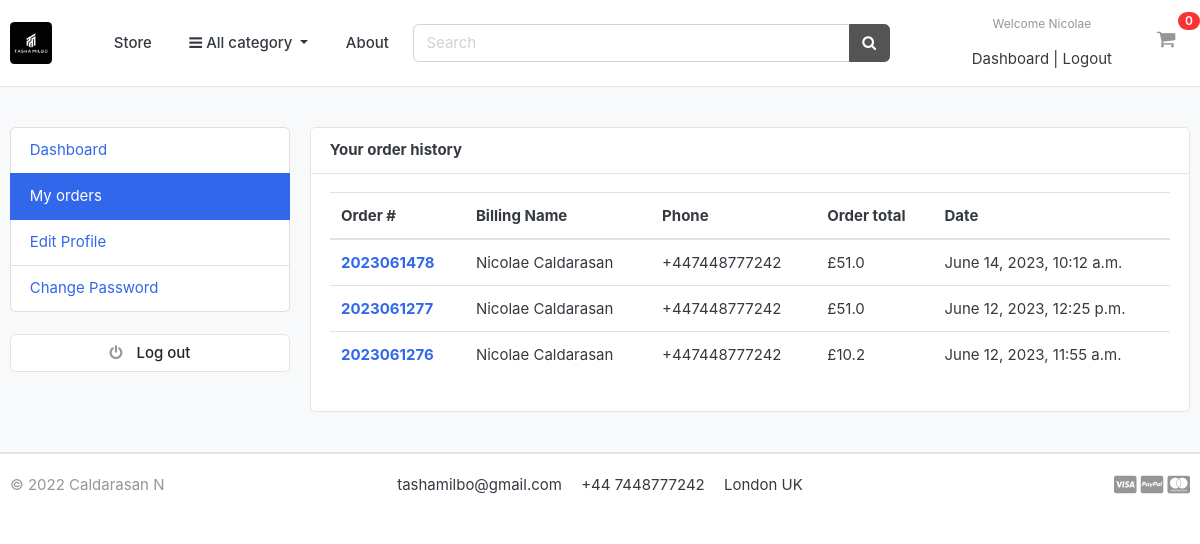
/accounts/my_orders/ (signed in), run on an earlier commit of the app's database.
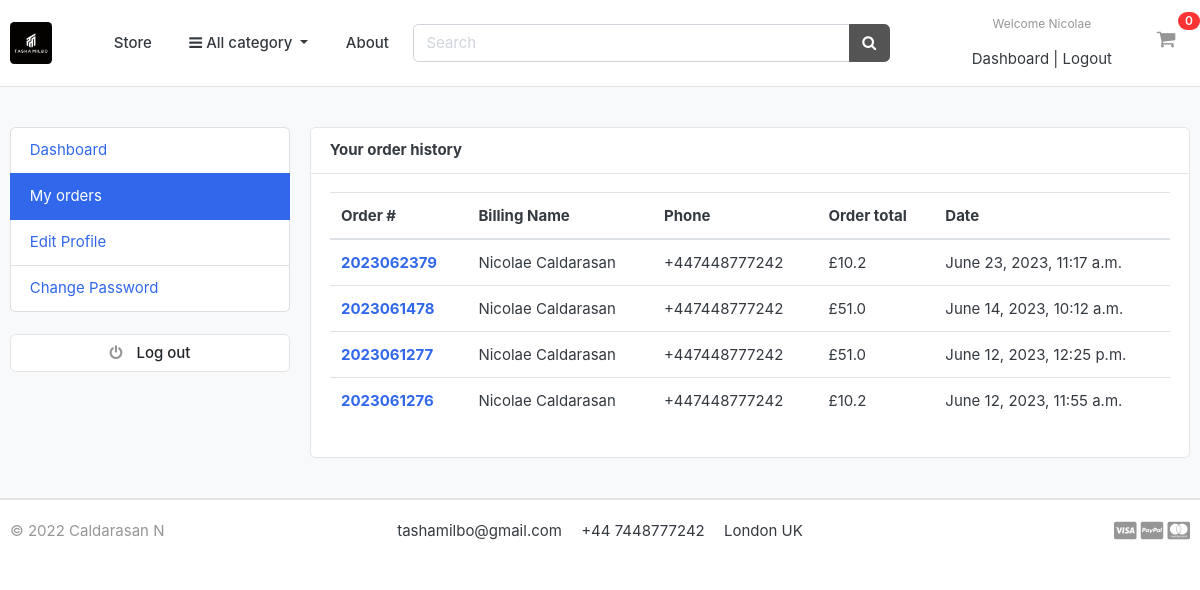
And on a later commit of the database.
### orders/models.py (models this page shows, shortened)
class Order(models.Model):
    STATUS = (
        ('New', 'New'),
        ('Accepted', 'Accepted'),
        ('Completed', 'Completed'),
        ('Cancelled', 'Cancelled'),
    )
    user = models.ForeignKey(Account, on_delete=models.SET_NULL, null=True)
    payment = models.ForeignKey(Payment, on_delete=models.SET_NULL, blank=True, null=True)
    order_number = models.CharField(max_length=20)
    first_name = models.CharField(max_length=50)
    last_name = models.CharField(max_length=50)
    phone = models.CharField(max_length=15)
    email = models.EmailField(max_length=50)
    address_line_1 = models.CharField(max_length=50)
    address_line_2 = models.CharField(max_length=50, blank=True)
    country = models.CharField(max_length=50)
    city = models.CharField(max_length=50)
    order_note = models.CharField(max_length=100, blank=True)
    order_total = models.FloatField()
    tax = models.FloatField()
    status = models.CharField(max_length=10, choices=STATUS, default='New')
    ip = models.CharField(blank=True, max_length=20)
    is_ordered = models.BooleanField(default=False)
    created_at = models.DateTimeField(auto_now_add=True)
    updated_at = models.DateTimeField(auto_now=True)
    def full_name(self):
        return f'{self.first_name} {self.last_name}'

### accounts/views.py (the view)
# urls.py: path('my_orders/', views.my_orders, name='my_orders'),
@login_required(login_url='login')
def my_orders(request):
    orders = Order.objects.filter(user=request.user, is_ordered=True).order_by('-created_at')
    context = {
        'orders': orders,
    }
    return render(request, 'accounts/my_orders.html', context)

### carts/context_processors.py (called while the page is built)
def counter(request):
    cart_count = 0
    if 'admin' in request.path:
        return {}
    else:
        try:
            cart = Cart.objects.filter(cart_id=_cart_id(request))
            if request.user.is_authenticated:
                cart_items = CartItem.objects.all().filter(user=request.user)
            else:
                cart_items = CartItem.objects.all().filter(cart=cart[:1])
            for cart_item in cart_items:
                cart_count += cart_item.quantity
        except Cart.DoesNotExist:
            cart_count = 0
    return dict(cart_count=cart_count)

### carts/views.py (called while the page is built)
def _cart_id(request):
    cart = request.session.session_key
    if not cart:
        cart = request.session.create()
    return cart

### category/context_processors.py (called while the page is built)
def menu_links(request):
    links = Category.objects.all()
    return dict(links=links)

### category/models.py (called while the page is built)
    def get_url(self):
        return reverse('products_by_category', args=[self.slug])

### templates/accounts/my_orders.html (shortened to what this page needs)
{% extends 'base.html' %}
{% block content %}
<section class="section-conten padding-y bg">
    <div class="container">
        <div class="row">
        {% include 'includes/dashboard_sidebar.html' %}
        <main class="col-md-9">
            <article class="card">
            <header class="card-header">
                <strong class="d-inline-block mr-3">Your order history</strong>
            </header>
            <div class="card-body">
                <div class="row">
                    <div class="col-md-12">
                        <table class="table table-hover">
                            <thead>
                              <tr>
                                <th scope="col">Order #</th>
                                <th scope="col">Billing Name</th>
                                <th scope="col">Phone</th>
                                <th scope="col">Order total</th>
                                <th scope="col">Date</th>
                              </tr>
                            </thead>
                            <tbody>
                                {% for order in orders %}
                                    <tr>
                                        <th scope="row"> <a href="{% url 'order_detail' order.order_number %}"> {{order.order_number}} </a></th>
                                        <td>{{order.full_name}}</td>
                                        <td>{{order.phone}}</td>
                                        <td>£{{order.order_total}}</td>
                                        <td>{{order.created_at}}</td>
                                    </tr>
                                {% endfor %}
                            </tbody>
                          </table>
                    </div>
                </div>
            </div>
            </article>
        </main>
    </div>
    </div>
    </section>
{% endblock %}

What changed in the data, as far as the page shows it:
added Order: order_number "2023062379", full_name "Nicolae Caldarasan", phone "+447448777242", order_total "10.2", created_at "June 23, 2023, 11:17 a.m."
